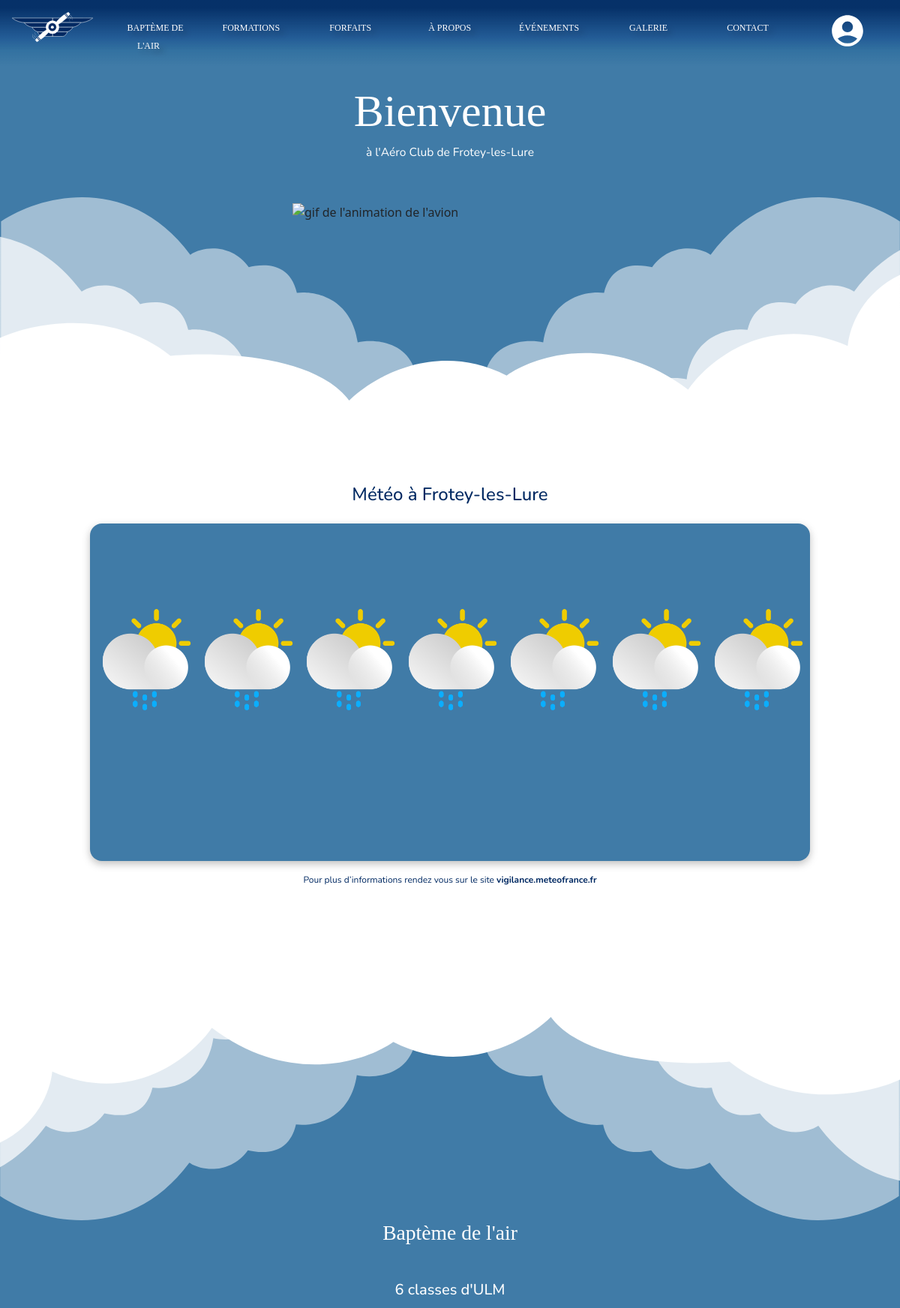
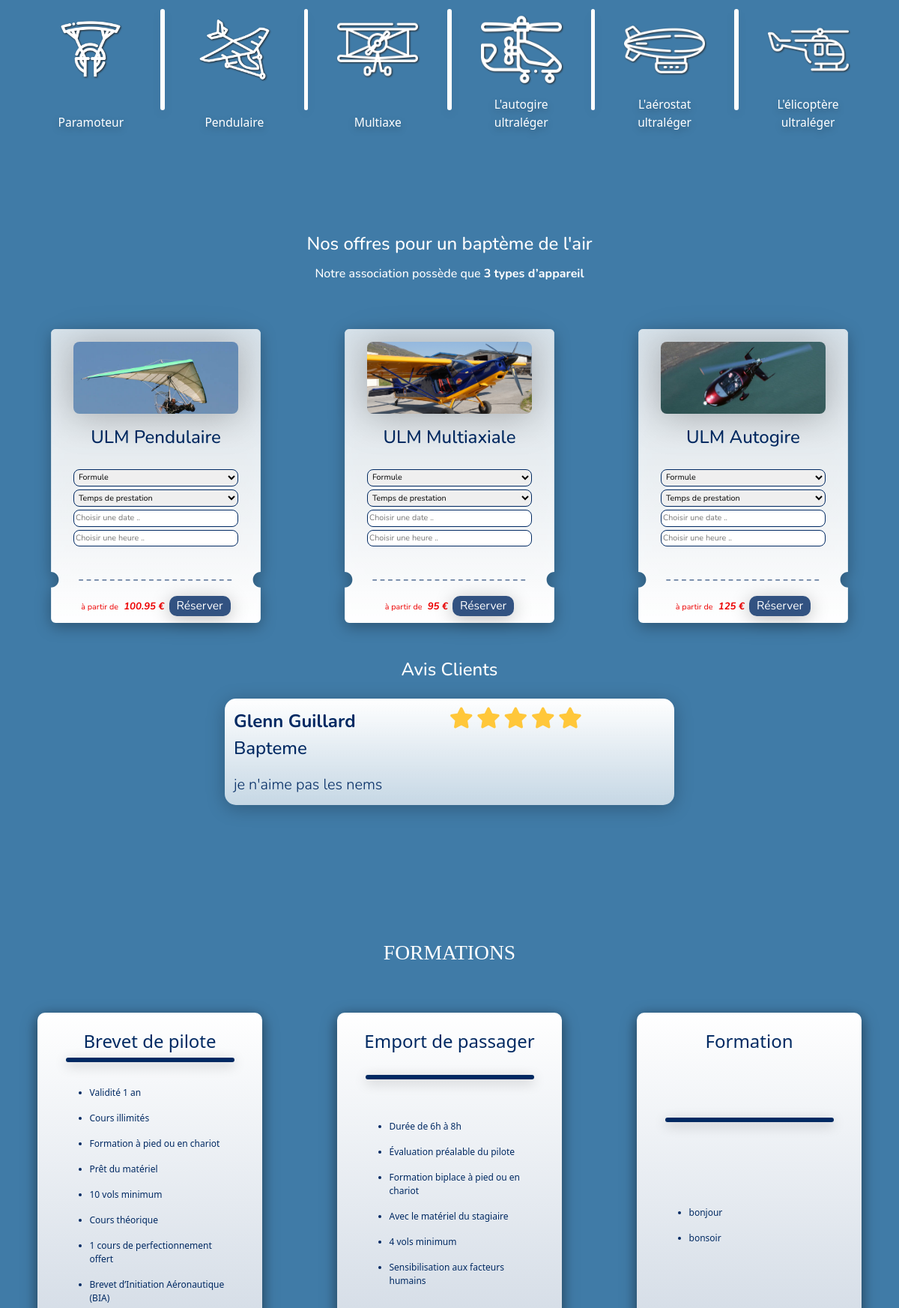
The page / (upper part) on the database its author committed (2 pictures, top to bottom).
### tables this page shows
CREATE TABLE `bapteme` (
  `id` int(11) NOT NULL,
  `nom` char(255) NOT NULL,
  `formule` char(20) DEFAULT NULL,
  `temps` char(20) DEFAULT NULL,
  `prix` float DEFAULT NULL,
  `image` char(255) DEFAULT NULL,
  `active` int(1) NOT NULL DEFAULT 0
);

CREATE TABLE `avis` (
  `id` int(11) NOT NULL,
  `type` char(50) NOT NULL,
  `prenom` char(50) DEFAULT NULL,
  `nom` char(50) DEFAULT NULL,
  `note` tinyint(1) DEFAULT NULL,
  `commentaire` text DEFAULT NULL,
  `date` timestamp NOT NULL DEFAULT current_timestamp() ON UPDATE current_timestamp()
);

CREATE TABLE `formation` (
  `id` int(11) NOT NULL,
  `nom` char(255) NOT NULL,
  `description` varchar(1000) NOT NULL,
  `prix` float NOT NULL,
  `active` int(1) NOT NULL DEFAULT 0
);

### UID.php (called while the page is built)
<?php
function UID($nbr_aleatoire) {
    $liste_cara = [
        ["A", "B", "C", "D", "E", "F", "G", "H", "I", "J", "K", "K", "L", "M", "N", "O", "P", "Q", "R", "S", "T", "U", "V", "W", "X", "Y", "Z"],
        ["a", "b", "c", "d", "e", "f", "g", "h","i","j","k","l","m","n","o","p","q","r","s","t","u","v","w","x","y","z"],
        ["0", "1", "2", "3", "4", "5", "6", "7", "8", "9"]
    ];
    $liste = "";
    for ($i = 0; $i < $nbr_aleatoire; $i++) {
        $index_one = rand(0, 2);
        $index_two = rand(0, count($liste_cara[$index_one])-1);
        $liste.= $liste_cara[$index_one][$index_two];
    }
    return $liste;
}
?>

### poo_models.php (called while the page is built, shortened)
<?php
require_once "poo_database.php";
class Model extends Database {
    protected string $table;
	function getTable() {
		return $this->table;
	}
	function __construct(string $table) {
		$this->table = $table;
		$this->db = Database::getInstance();
	}
}

### poo_database.php (called while the page is built, shortened)
<?php
class Database extends PDO {
    private static $instance;
    public static function getInstance():self
    {
        if(self::$instance === null){
            self::$instance = new self();
        }
        return self::$instance;
    }
}

### poo_repository.php (called while the page is built, shortened)
<?php
require_once ("poo_models.php");
class Repository extends Model {
	public function requete(string $sql) {
        return $this->db->query($sql);
    }
}

### index.php (the view, shortened to what this page needs)
<!DOCTYPE html>
<html lang="fr">
<head>
  <link rel="stylesheet" href="css/bootstrap.min.css?time=<?php require 'UID.php';
  echo UID(200) ?>">
  <link rel="stylesheet" href="css/index.css?time=<?php echo UID(200) ?>">
  <link rel="stylesheet" href="css/media.css?time=<?php echo UID(200) ?>">
  <link rel="stylesheet" href="https://cdnjs.cloudflare.com/ajax/libs/font-awesome/5.15.2/css/all.min.css">
  <link rel="stylesheet" href="https://cdn.jsdelivr.net/npm/flatpickr/dist/flatpickr.min.css">
</head>
<body class="bg-body overflow-x-hidden">
  <nav id="nav-ordi" class="container-fluid p-3 w-100 text-white">
    <section class="row">
      <div class="col">
        <a href="#"><img class="w-100" src="img/SVG/logo.svg" alt="logo Aéro club de Frotey-les-Lure"></a>
      </div>
      <div class="col text-center mt-2">
        <a class="lien_nav text-decoration-none text-white" href="#bapteme">BAPTÈME DE L'AIR</a>
      </div>
      <div class="col text-center mt-2">
        <a class="lien_nav text-decoration-none text-white" href="#container_formation">FORMATIONS</a>
      </div>
      <div class="col text-center mt-2">
        <a class="lien_nav text-decoration-none text-white" href="#forfait">FORFAITS</a>
      </div>
      <div class="col text-center mt-2">
        <a class="lien_nav text-decoration-none text-white" href="#propos">À PROPOS</a>
      </div>
      <div class="col text-center mt-2">
        <a class="lien_nav text-decoration-none text-white" href="#event">ÉVÉNEMENTS</a>
      </div>
      <div class="col text-center mt-2">
        <a class="lien_nav text-decoration-none text-white" href="#galerie">GALERIE</a>
      </div>
      <div class="col text-center mt-2">
        <a class="lien_nav text-decoration-none text-white" href="#contact">CONTACT</a>
      </div>
      <div class="col text-center">
        <a href="php_login.php">
        </a>
      </div>
    </section>
  </nav>
  <section id="bienvenue" class="d-flex flex-column justify-content-center align-items-center m-4">
    <h1 class="text-white">Bienvenue</h1>
    <article id="font-local-header" class="text-white size-2-5 font">à l'Aéro Club de Frotey-les-Lure</article>
  </section>
  <div id="container_avion">
  </div>
  <section id="nuage_haut_head" class="z-3 position-relative">
    <img class="w-100" src="img/SVG/nuage2fin.svg" alt="">
  </section>
  <section class="bg-white hauteur text-dark z-3 position-relative">
    <h3 id="meteo-titre" class="text-center font color_meteo size-3 mb-4">Météo à Frotey-les-Lure</h3>
    <article id="container-meteo"
      class="px-1 bg-body w-75 h-75 m-auto rounded-4 font meteo d-flex flex-row justify-content-around align-items-center text-white">
      <div id="jour1" class="h-100 pt-4 d-flex align-content-center justify-content-around flex-column">
        <div class="">
          <img id="meteo0" class="meteo_img" src="img/meteo/Rain.png" alt="">
        </div>
      </div>
      <div id="jour2" class="h-100 pt-4 d-flex align-content-center justify-content-around flex-column">
        <div class=""><img id="meteo1" class="meteo_img" src="img/meteo/Rain.png" alt=""></div>
      </div>
      <div id="jour3" class="h-100 pt-4 d-flex align-content-center justify-content-around flex-column">
        <div class=""><img id="meteo2" class="meteo_img" src="img/meteo/Rain.png" alt=""></div>
      </div>
      <div id="jour4" class="h-100 pt-4 d-flex align-content-center justify-content-around flex-column">
        <div class=""><img id="meteo3" class="meteo_img" src="img/meteo/Rain.png" alt=""></div>
      </div>
      <div id="jour5" class="h-100 pt-4 d-flex align-content-center justify-content-around flex-column">
        <div class="">
          <img id="meteo4" class="meteo_img" src="img/meteo/Rain.png" alt="">
        </div>
      </div>
      <div id="jour6" class="h-100 pt-4 d-flex align-content-center justify-content-around flex-column">
        <div class=""><img id="meteo5" class="meteo_img" src="img/meteo/Rain.png" alt=""></div>
      </div>
      <div id="jour7" class="h-100 pt-4 d-flex align-content-center justify-content-around flex-column">
        <div class=""><img id="meteo6" class="meteo_img" src="img/meteo/Rain.png" alt=""></div>
      </div>
    </article>
    <p id="width_meteo_lien" class="color_meteo text-center font mt-3 size-2 overflow-hidden mx-auto">Pour plus
      d’informations rendez vous sur le site <a class="text-decoration-none fw-bold meteo_france" target="_blank"
        href="https://vigilance.meteofrance.fr/fr/haute-saone">vigilance.meteofrance.fr</a></p>
  </section>
  <section id="nuage_bas_head" class="z-3 position-relative">
    <img class="nuage rotation w-100" src="img/SVG/nuage2fin.svg" alt="">
  </section>
  <h2 id="bapteme" class="text-white text-center size-4">Baptème de l'air</h2>
  <h5 id="type-ulm" class="text-white text-center font mt-5">6 classes d'ULM</h5>
  <section class="h-25 width-custom-avion mt-3 mx-auto">
    <article class="mt-4 d-flex flex-row justify-content-around">
      <div class="avion-container-img d-flex flex-column justify-content-between align-content-center">
        <img class="w-100 drop_shodow_img" src="img/icon_avion/noun-parachute-4423885.png" alt="">
        <p class="text-shadow size-2-5 mt-2 text-white text-center">Paramoteur</p>
      </div>
      <div class="barre-container d-flex justify-content-center align-content-center">
        <div class="bg-white barre h-75"></div>
      </div>
      <div class="avion-container-img d-flex flex-column justify-content-between align-content-center">
        <img class="w-100 drop_shodow_img" src="img/icon_avion/icones aircraft.png" alt="">
        <p class="text-shadow size-2-5 mt-2 text-white text-center">Pendulaire</p>
      </div>
      <div class="barre-container d-flex justify-content-center align-content-center">
        <div class="bg-white barre h-75"></div>
      </div>
      <div class="avion-container-img d-flex flex-column justify-content-between align-content-center">
        <img class="w-100 drop_shodow_img" src="img/icon_avion/avion-leger.png" alt="">
        <p class="text-shadow size-2-5 mt-2 text-white text-center">Multiaxe</p>
      </div>
      <div class="barre-container d-flex justify-content-center align-content-center">
        <div class="bg-white barre h-75"></div>
      </div>
      <div class="avion-container-img d-flex flex-column justify-content-between align-content-center">
        <img class="w-100 drop_shodow_img" src="img/icon_avion/autogire (1).png" alt="">
        <p class="text-shadow size-2-5 mt-2 text-white text-center">L'autogire ultraléger</p>
      </div>
      <div class="barre-container d-flex justify-content-center align-content-center">
        <div class="bg-white barre h-75"></div>
      </div>
      <div class="avion-container-img d-flex flex-column justify-content-between align-content-center">
        <img class="w-100 drop_shodow_img" src="img/icon_avion/airship.png" alt="">
        <p class="text-shadow size-2-5 mt-2 text-white text-center">L'aérostat ultraléger</p>
      </div>
      <div class="barre-container d-flex justify-content-center align-content-center">
        <div class="bg-white barre h-75"></div>
      </div>
      <div class="avion-container-img d-flex flex-column justify-content-between align-content-center">
        <img class="w-100 drop_shodow_img" src="img/icon_avion/helicopter.png" alt="">
        <p class="text-shadow size-2-5 mt-2 text-white text-center">L'élicoptère ultraléger</p>
      </div>
    </article>
  </section>
  <section id="margin_top_bapteme">
    <h3 id="offres-bapteme-titre" class="font text-white text-center size-3">Nos offres pour un baptème de l'air</h3>
    <h6 id="type-appareil-titre" class="font text-white text-center mt-3">Notre association possède que <strong>3 types
        d’appareil </strong>
    </h6>
    <article class="container-fluid font mt-5">
      <div class="d-flex justify-content-around flex-wrap">
        <?php
        require_once "poo_repository.php";
        require_once "poo_models.php";
        try {
          $modele = new Model("bapteme");
          $exemple = new Repository($modele->getTable());
          $sql = "Select * from " . $modele->getTable() . " WHERE active = 0";
          $resultat = $exemple->requete($sql);
          foreach ($resultat as $ligne) {
            ?>
            <div
              class='carte_avion w-25 color-blue-bapteme d-flex justify-content-around align-items-center flex-column mt-3'>
              <form action="_reservBapteme.php" method="POST"
                class='h-100 w-75 d-flex justify-content-around align-items-center flex-column mt-2'>
                <img class='img_card_bapteme rounded-3 w-100 h-25 object-fit-cover'
                  src='ImageBapteme/<?= $ligne["image"] ?>.png' alt=<?= $ligne["nom"] ?>>
                <h5 class='fw-medium text-center size-3'>
                  <?= $ligne["nom"] ?>
                </h5>
                <div class='d-flex flex-column w-100'>
                  <div class='custom-select mx-auto w-100'>
                    <select class='w-100' name="formule">
                      <option value='' disabled selected>Formule</option>
                    </select>
                  </div>
                  <div class='custom-select w-100'>
                    <select class='w-100 mt-1' name="temps">
                      <option value='' disabled selected>Temps de prestation</option>
                    </select>
                  </div>
                  <div class='w-100'>
                    <input class='test-date w-100 mt-1' name="date" type='text' placeholder='Choisir une date ..'
                      readonly='readonly'>
                  </div>
                  <div class=''>
                    <input class='test-time w-100 mt-1' name="heure" type='text' placeholder='Choisir une heure ..'
                      readonly='readonly'>
                  </div>
                </div>
                <div
                  class='button_bapteme d-flex flex-row align-items-center justify-content-around color-red-bapteme mt-5'>
                  <div>
                    <p class='m-0'><span class='non-strong-text'>à partir de</span><strong class='strong-text fst-italic'>
                        <?= $ligne["prix"] ?> €
                      </strong></p>
                  </div>
                  <input type='submit' value='Réserver' class='button_reserver_bapteme px-2 text-white size-2-5'>
                </div>
              </form>
            </div>
            <?php
          }
        } catch (PDOException $e) {
          die($e->getMessage());
        }
        ?>
      </div>
    </article>
  </section>
  <section class="font">
    <h3 class="text-white text-center mt-5 size-3">Avis Clients</h3>
    <?php
    try {
      $modele6 = new Model("avis");
      $exemple6 = new Repository($modele6->getTable());
      $sql6 = "Select * from " . $modele6->getTable() . " WHERE (type) = 'bapteme' ORDER BY (date) DESC LIMIT 2;";
      $resultat6 = $exemple6->requete($sql6);
      foreach ($resultat6 as $ligne6) {
        ?>
        <article class="w-50 mx-auto avis_clients mt-4">
          <div class="d-flex flex-column">
            <div class="d-flex flex-row">
              <div class="info-commentaire w-50 d-flex flex-column">
                <p class="fw-bold fs-4 mb-0">
                  <?= $ligne6["prenom"] ?>
                  <?= $ligne6["nom"] ?>
                </p>
                <p class="fs-4 fw-medium">
                  <?= $ligne6["type"] ?>
                </p>
              </div>
              <div class="star-commentaire w-50 rating fs-3">
                <?php
                if (($ligne6["note"]) == 5) {
                  for ($i = 0; $i < 5; $i++) {
                    echo "<i class='fas fa-star text-yellow'></i>";
                  }
                } elseif (($ligne6["note"]) == 4) {
                  echo "<i class='far fa-star'></i>";
                  for ($i = 0; $i < 4; $i++) {
                    echo "<i class='fas fa-star text-yellow'></i>";
                  }
                } elseif (($ligne6["note"]) == 1) {
                  for ($i = 0; $i < 4; $i++) {
                    echo "<i class='far fa-star'></i>";
                  }
                  echo "<i class='fas fa-star text-yellow'></i>";
                }
                ?>
              </div>
            </div>
            <div class="fs-5 fw-light commentaire">
              <?= $ligne6["commentaire"] ?>
            </div>
          </div>
        </article>
        <?php
      }
    } catch (PDOException $e) {
      die($e->getMessage());
    }
    ?>
  </section>
  <section id="formation" class="w-100">
    <h2 id="container_formation" class="text-white text-center size-4">FORMATIONS</h2>
    <div class="w-100 d-flex justify-content-around flex-wrap mt-5">
      <?php
      try {
        $modele4 = new Model("formation");
        $exemple4 = new Repository($modele4->getTable());
        $sql4 = "Select * from " . $modele4->getTable() . " WHERE active = 0";
        $resultat4 = $exemple4->requete($sql4);
        foreach ($resultat4 as $ligne4) {
          ?>
          <form method="post" action="_reservFormation.php"
            class="carte_avion2 w-25 d-flex justify-content-between align-items-center flex-column color-blue-bapteme mt-3">
            <h3 class="mt-4 size-3">
              <?= $ligne4["nom"] ?>
            </h3>
            <div class="w-75 rounded-5 barre-horizontale"></div>
            <ul class="mt-3 w-75 size-2">
              <?php
              $des = $ligne4["description"];
              $description = explode(";", $des);
              foreach ($description as $des) {
                echo "<li class='mt-3'>" . $des . "</li>";
              }
              ?>
            </ul>
          </form>
          <?php
        }
      } catch (PDOException $e) {
        die($e->getMessage());
      }
      ?>
    </div>
  </section>
</body>
</html>

### rows shown on the page
bapteme: image (picture), nom "ULM Pendulaire", prix "100.95"
bapteme: image (picture), nom "ULM Multiaxiale", prix "95"
bapteme: image (picture), nom "ULM Autogire", prix "125"
avis: prenom "Glenn", nom "Guillard", type "Bapteme", note 5 (drawn), commentaire "je n'aime pas les nems"
formation: nom "Brevet de pilote", description "Validité 1 an", description "Cours illimités", description "Formation à pied ou en chariot", description "Prêt du matériel", description "10 vols minimum", description "Cours théorique", description "1 cours de perfectionnement offert", description "Brevet d’Initiation Aéronautique (BIA)"
formation: nom "Emport de passager", description "Durée de 6h à 8h", description "Évaluation préalable du pilote", description "Formation biplace à pied ou en chariot", description "Avec le matériel du stagiaire", description "4 vols minimum", description "Sensibilisation aux facteurs humains"
formation: nom "Formation", description "bonjour", description "bonsoir"
